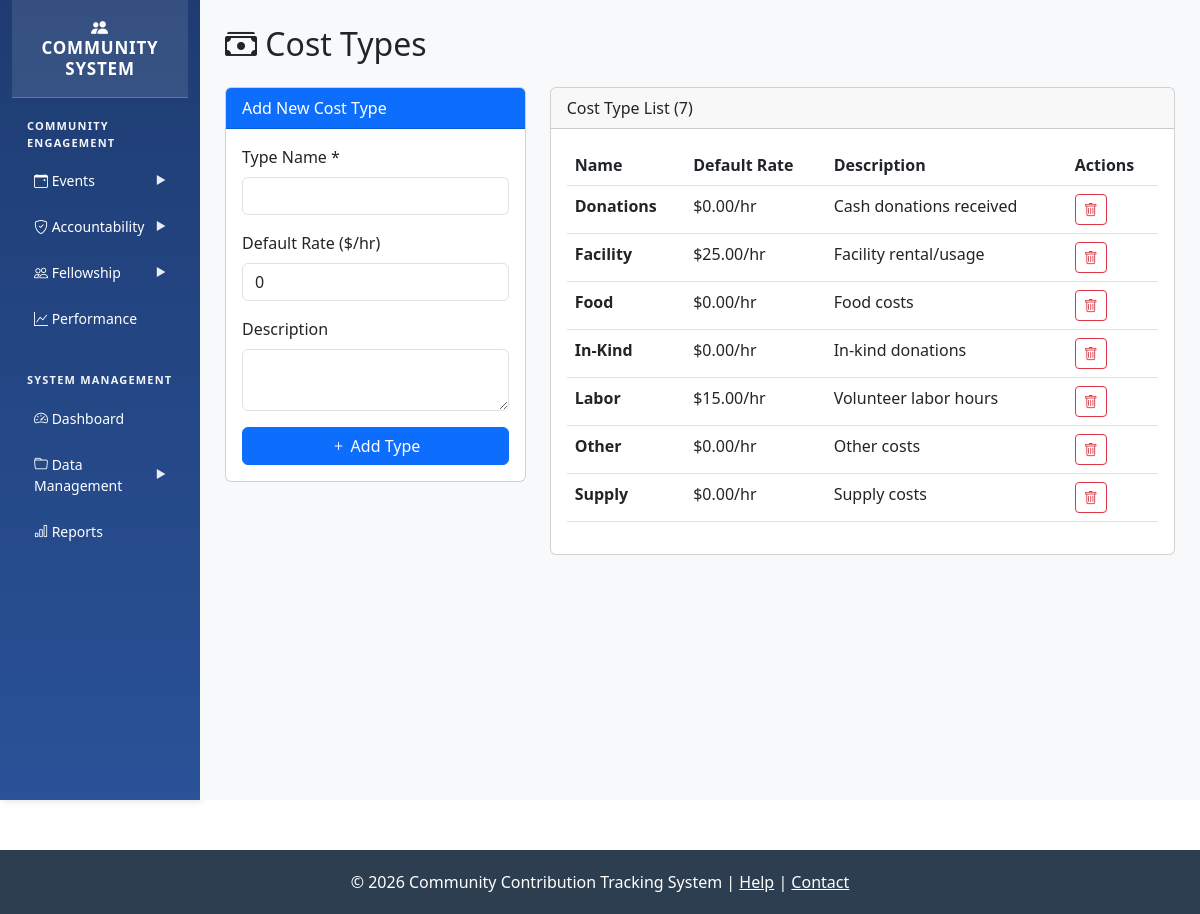
The app's page /cost-types with its own data.
### tables this page shows
CREATE TABLE cost_types (
            id INTEGER PRIMARY KEY AUTOINCREMENT,
            name TEXT NOT NULL UNIQUE,
            default_rate REAL DEFAULT 0,
            description TEXT
        );

### app.py (the view)
@app.route('/cost-types')
def cost_type_list():
    conn = get_db()
    cursor = conn.cursor()
    cursor.execute('SELECT * FROM cost_types ORDER BY name')
    cost_types = cursor.fetchall()
    conn.close()
    return render_template('cost_types.html', cost_types=cost_types)

### database.py (called while the page is built)
def get_db():
    conn = sqlite3.connect(DATABASE)
    conn.row_factory = sqlite3.Row
    return conn

### templates/cost_types.html (shortened to what this page needs)
{% extends "base.html" %}
{% block content %}
<h2 class="mb-4"><i class="bi bi-cash-stack"></i> Cost Types</h2>
<div class="row">
    <div class="col-md-4">
        <div class="card">
            <div class="card-header bg-primary text-white">Add New Cost Type</div>
            <div class="card-body">
                <form method="POST" action="{{ url_for('add_cost_type') }}">
                    <div class="mb-3">
                        <label class="form-label">Type Name *</label>
                        <input type="text" name="name" class="form-control" required>
                    </div>
                    <div class="mb-3">
                        <label class="form-label">Default Rate ($/hr)</label>
                        <input type="number" name="default_rate" class="form-control" step="0.01" min="0" value="0">
                    </div>
                    <div class="mb-3">
                        <label class="form-label">Description</label>
                        <textarea name="description" class="form-control" rows="2"></textarea>
                    </div>
                    <button type="submit" class="btn btn-primary w-100"><i class="bi bi-plus"></i> Add Type</button>
                </form>
            </div>
        </div>
    </div>
    <div class="col-md-8">
        <div class="card">
            <div class="card-header">Cost Type List ({{ cost_types|length }})</div>
            <div class="card-body">
                {% if cost_types %}
                <table class="table table-hover">
                    <thead><tr><th>Name</th><th>Default Rate</th><th>Description</th><th>Actions</th></tr></thead>
                    <tbody>
                        {% for ct in cost_types %}
                        <tr>
                            <td><strong>{{ ct.name }}</strong></td>
                            <td>${{ "%.2f"|format(ct.default_rate) }}/hr</td>
                            <td>{{ ct.description or '-' }}</td>
                            <td>
                                <form method="POST" action="{{ url_for('delete_cost_type', type_id=ct.id) }}" class="d-inline" onsubmit="return confirm('Delete?')">
                                    <button type="submit" class="btn btn-sm btn-outline-danger"><i class="bi bi-trash"></i></button>
                                </form>
                            </td>
                        </tr>
                        {% endfor %}
                    </tbody>
                </table>
                {% else %}<p class="text-muted text-center py-4">No cost types</p>{% endif %}
            </div>
        </div>
    </div>
</div>
{% endblock %}

### templates/base.html (shortened to what this page needs)
<!DOCTYPE html>
<html lang="en">
<head>
    <link href="https://cdn.jsdelivr.net/npm/bootstrap@5.3.0/dist/css/bootstrap.min.css" rel="stylesheet">
    <link href="https://cdn.jsdelivr.net/npm/bootstrap-icons@1.10.0/font/bootstrap-icons.css" rel="stylesheet">
</head>
<body>
    <div class="container-fluid">
        <div class="row">
            <nav class="col-md-2 d-none d-md-block sidebar py-0">
                <div class="sidebar-header">
                    <h5><i class="bi bi-people-fill"></i> Community System</h5>
                </div>
                <div class="menu-section-title">COMMUNITY ENGAGEMENT</div>
                <div class="menu-item">
                    <a onclick="toggleMenu(this)">
                        <span><i class="bi bi-calendar-event"></i> Events</span>
                        <span class="menu-arrow">▶</span>
                    </a>
                </div>
                <div class="menu-item">
                    <a onclick="toggleMenu(this)">
                        <span><i class="bi bi-shield-check"></i> Accountability</span>
                        <span class="menu-arrow">▶</span>
                    </a>
                </div>
                <div class="menu-item">
                    <a onclick="toggleMenu(this)">
                        <span><i class="bi bi-people"></i> Fellowship</span>
                        <span class="menu-arrow">▶</span>
                    </a>
                </div>
                <div class="menu-item">
                    <a href="{{ url_for('community_menu', category='performance') }}">
                        <span><i class="bi bi-graph-up"></i> Performance</span>
                    </a>
                </div>
                <div class="menu-section-title" style="margin-top: 20px;">SYSTEM MANAGEMENT</div>
                <div class="menu-item">
                    <a href="{{ url_for('index') }}">
                        <span><i class="bi bi-speedometer2"></i> Dashboard</span>
                    </a>
                </div>
                <div class="menu-item">
                    <a onclick="toggleMenu(this)">
                        <span><i class="bi bi-folder"></i> Data Management</span>
                        <span class="menu-arrow">▶</span>
                    </a>
                </div>
                <div class="menu-item">
                    <a href="{{ url_for('reports') }}">
                        <span><i class="bi bi-bar-chart"></i> Reports</span>
                    </a>
                </div>
            </nav>
            <main class="col-md-10 ms-sm-auto main-content">
                {% block content %}{% endblock %}
            </main>
        </div>
    </div>
    <footer style="background-color: #2c3e50; color: white; padding: 20px 0; margin-top: 50px;">
        <div class="container-fluid text-center">
            <p class="mb-0">© 2026 Community Contribution Tracking System | <a href="#" class="text-white">Help</a> | <a href="#" class="text-white">Contact</a></p>
        </div>
    </footer>
</body>
</html>

### templates/base.html (style rules this page uses)
.sidebar { min-height: 100vh; background: linear-gradient(180deg, #1e3c72 0%, #2a5298 100%); overflow-y: auto; box-shadow: 2px 0 8px rgba(0,0,0,0.15); }
.sidebar-header { background: rgba(255,255,255,0.1); padding: 18px; text-align: center; border-bottom: 1px solid rgba(255,255,255,0.2); margin-bottom: 8px; }
.sidebar-header h5 { color: white; font-weight: bold; margin: 0; font-size: 17px; text-transform: uppercase; letter-spacing: 0.8px; }
.menu-section-title { color: #ffffff; font-size: 11px; font-weight: bold; text-transform: uppercase; padding: 12px 15px 5px 15px; letter-spacing: 1.2px; opacity: 0.95; }
.menu-item { position: relative; margin: 3px 8px; }
.menu-item > a { display: flex; justify-content: space-between; align-items: center; padding: 11px 14px; color: #ffffff !important; text-decoration: none; border-radius: 6px; transition: all 0.25s; cursor: pointer; font-size: 14px; font-weight: 500; }
.menu-item > a span { color: #ffffff !important; }
.menu-arrow { transition: transform 0.25s; font-size: 11px; opacity: 0.9; color: #ffffff; }
.sidebar a { color: #ffffff !important; }
.main-content { padding: 25px; background: #f8f9fa; }

### records on screen
cost_types: name "Donations", default_rate "0.00", description "Cash donations received"
cost_types: name "Facility", default_rate "25.00", description "Facility rental/usage"
cost_types: name "Food", default_rate "0.00", description "Food costs"
cost_types: name "In-Kind", default_rate "0.00", description "In-kind donations"
cost_types: name "Labor", default_rate "15.00", description "Volunteer labor hours"
cost_types: name "Other", default_rate "0.00", description "Other costs"
cost_types: name "Supply", default_rate "0.00", description "Supply costs"

### other values on screen
{{ cost_types|length }} "7"
